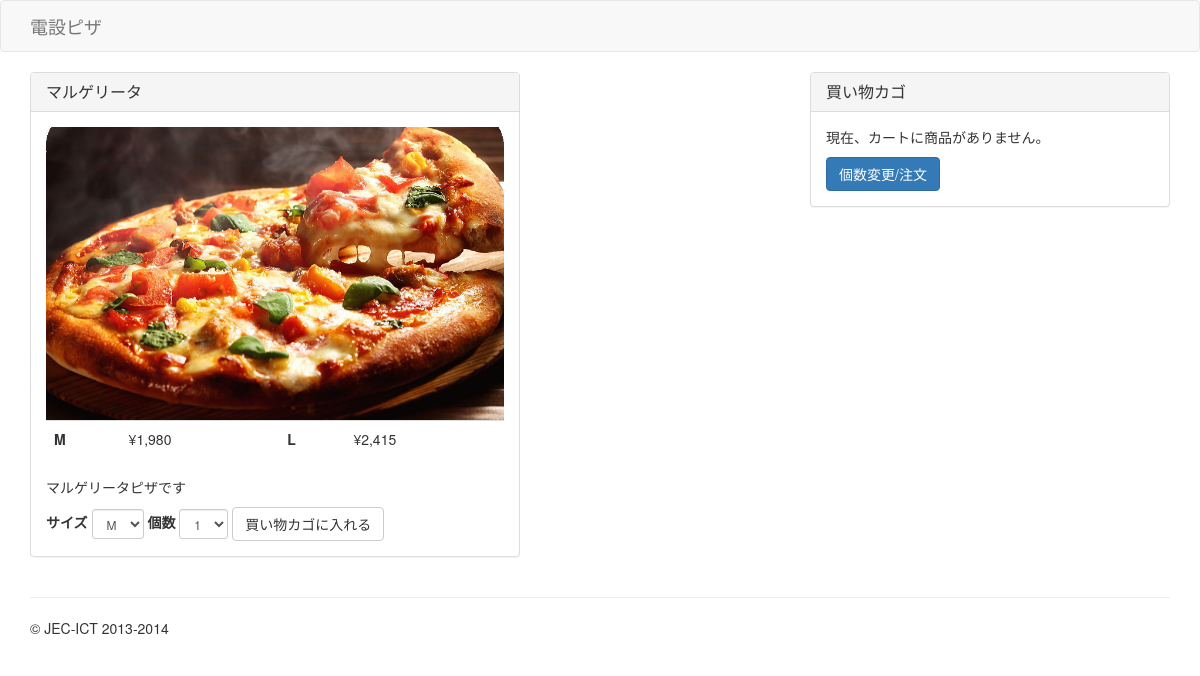
Screenshot of /detail.php?id=1 with the database file from the repository.
### tables this page shows
CREATE TABLE IF NOT EXISTS `products` (
  `id` int(11) NOT NULL AUTO_INCREMENT,
  `name` varchar(32) NOT NULL,
  `description` text NOT NULL,
  PRIMARY KEY (`id`)
);

CREATE TABLE IF NOT EXISTS `product_sizes` (
  `id` int(11) NOT NULL,
  `order` int(11) NOT NULL,
  `name` varchar(5) NOT NULL
);

CREATE TABLE IF NOT EXISTS `product_specifications` (
  `id` int(11) NOT NULL AUTO_INCREMENT,
  `product_id` int(11) NOT NULL,
  `size_id` int(11) NOT NULL,
  `price` int(11) NOT NULL,
  PRIMARY KEY (`id`)
);

### DB/mysql.php (called while the page is built, shortened)
<?php
function getDBConnection() {
	static $dbh;
	if (isset($dbh)) {
		return $dbh;
	}
	try {
		$dsn = 'mysql:dbname='. DB_NAME .';host='. DB_HOST .';charset=utf8';
		$dbh = new PDO($dsn, DB_USER, DB_PASS);
	} catch (PDOException $e) {
		echo 'Connection Error:'. $e->getMessage();
		exit;
	}
	return $dbh;
}
function getProductById($id) {
	$dbh = getDBConnection();
	$sth = $dbh->prepare('SELECT * FROM products WHERE id = ?;');
	$sth->execute(array($id));
	return $sth->fetch(PDO::FETCH_ASSOC);
}
function getProductWithSpecificationsById($id) {
	$product = getProductById($id);
	$product['specifications'] = getProductSpecificationsByProductId($product['id']);
	return $product;
}
function getProductSpecificationsByProductId($id) {
	$dbh = getDBConnection();
	$sth = $dbh->prepare('SELECT product_specifications.* FROM product_specifications JOIN product_sizes ON product_specifications.size_id = product_sizes.id WHERE product_id = ? ORDER BY product_sizes.order ASC;');
	$sth->execute(array($id));
	$specifications = $sth->fetchAll(PDO::FETCH_ASSOC);
	foreach ($specifications as &$specification) {
		$specification['size'] = getSizeById($specification['size_id']);
	}
	return $specifications;
}
function getSizeById($id) {
	$dbh = getDBConnection();
	$sth = $dbh->prepare('SELECT * FROM product_sizes WHERE id = ?');
	$sth->execute(array($id));
	return $sth->fetch(PDO::FETCH_ASSOC);
}

### detail.php (the view, shortened to what this page needs)
<?php
require_once './DB/mysql.php';
require_once './DB/cart.php';
$product = getProductWithSpecificationsById($_GET['id']);
?>
<!DOCTYPE html>
<html lang="ja">
  <head>
    <link rel="stylesheet" href="//netdna.bootstrapcdn.com/bootstrap/3.0.3/css/bootstrap.min.css">
  </head>
  <body>
    <div class="navbar navbar-default" role="navigation">
      <div class="container">
        <div class="navbar-header">
          <a class="navbar-brand" href="#">電設ピザ</a>
        </div>
      </div>
    </div>
    <div class="container">
      <div class="row">
        <div class="col-xs-8">
          <div class="row">
            <div class="col-xs-8">
          	  <div class="panel panel-default">
                <div class="panel-heading">
                  <h3 class="panel-title"><?php echo $product['name']; ?></h3>
                </div>
                <div class="panel-body">
                  <img src="images/dummy.jpg" class="img-responsive">
                  <table class="table">
                    <tr>
                    <?php foreach ($product['specifications'] as $specification): ?>
                      <th><?php echo $specification['size']['name']; ?></th>
                      <td><?php echo '¥'. number_format($specification['price']); ?></td>
                    <?php endforeach; ?>
                    </tr>
                  </table>
                  <p><?php echo $product['description']; ?></p>
                  <form class="form-inline" role="form" action="" method="post">
                  	<div class="form-group">
                      <label for="pizza-size">サイズ</label>
                      <select class="form-control input-sm" name="size">
                        <?php foreach($product['specifications'] as $specification) : ?>
                          <option value="<?php echo $specification['size']['id']; ?>"><?php echo $specification['size']['name']; ?></option>
                        <?php endforeach; ?>
                      </select>
                    </div>
                    <div class="form-group">
                      <label for="pizza-quantity">個数</label>
                      <select class="form-control input-sm" name="quantity">
                        <option value="1">1</option>
                      </select>
                    </div>
                    <button type="submit" class="btn btn-default">買い物カゴに入れる</button>
                  </form>
                </div>
              </div>
            </div>
          </div>
        </div>
        <div class="col-xs-4" id="sidebar">
          <?php include './View/Parts/cart.php'; ?>
        </div>
      </div>
      <hr>
      <footer>
        <p>&copy; JEC-ICT 2013-2014</p>
      </footer>
    </div>
  </body>
</html>

### rows the page displays
products: name "マルゲリータ", description "マルゲリータピザです"
product_specifications: price "1,980"
product_sizes: name "M"
product_specifications: price "2,415"
product_sizes: name "L"

### other values shown
form field size "M"
